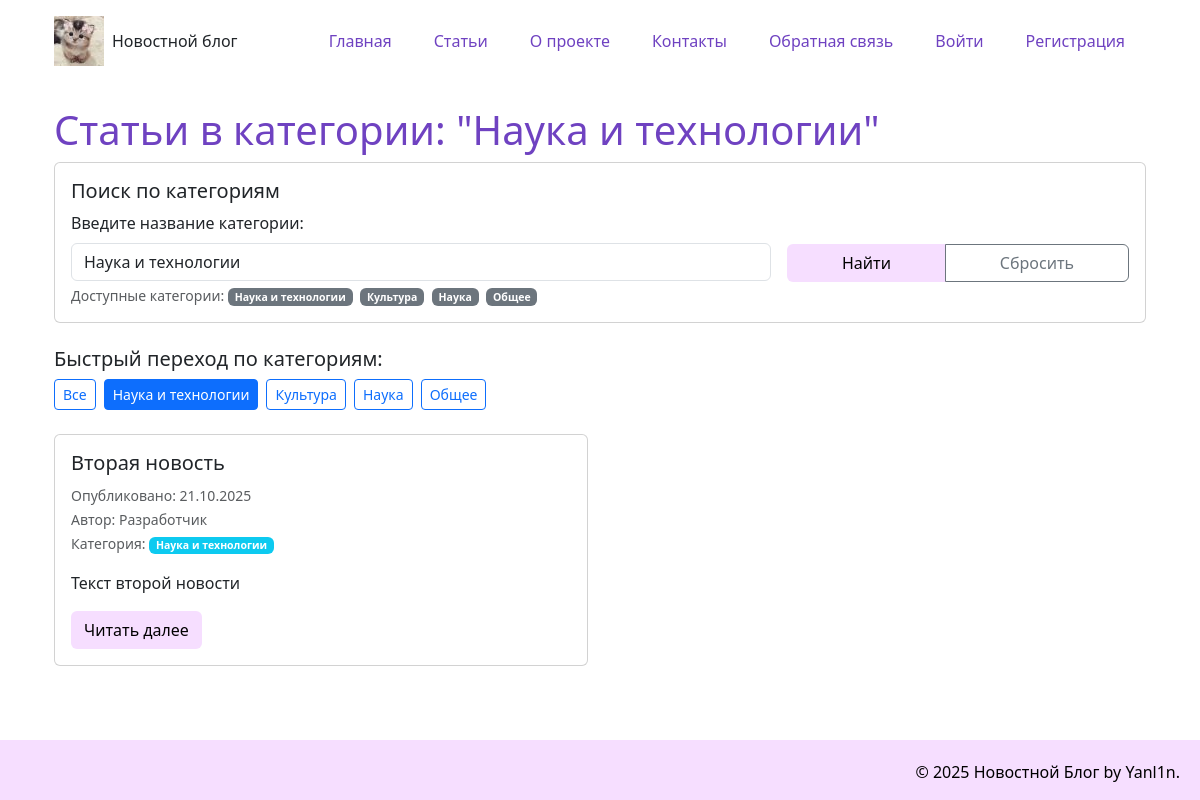
The app's page /articles/Наука и технологии with its own data.
### models.py (models this page shows, shortened)
class Article(data_base.Model):
    __tablename__= "article"
    id = data_base.Column(data_base.Integer, primary_key = True)
    title = data_base.Column(data_base.String(200), nullable=False)
    text = data_base.Column(data_base.Text, nullable=False)
    date = data_base.Column(data_base.DateTime, default=datetime.utcnow)
    user_id = data_base.Column(data_base.Integer, data_base.ForeignKey('user.id'), nullable=False)
    category = data_base.Column(data_base.String(50), default='Общая')
    comment = data_base.relation('Comment', backref='article', lazy='dynamic')

class User(UserMixin, data_base.Model):
    __tablename__= "user"
    id = data_base.Column(data_base.Integer, primary_key = True)
    name = data_base.Column(data_base.String(100), nullable=False)
    email = data_base.Column(data_base.String(100), nullable=False)
    hashed_password = data_base.Column(data_base.String(200), nullable=False)
    date = data_base.Column(data_base.DateTime, default=datetime.utcnow)
    articles = data_base.relationship('Article', backref='author', lazy=True)

### app.py (the view)
@app.route("/articles")
@app.route("/articles/<category>")
def articles_list(category=None):
    if category is None:
        category = request.args.get('category', '').strip()
    if category:
        category = unquote(category)
    categories = data_base.session.query(Article.category).distinct().all()
    categories = [cat[0] for cat in categories if cat[0]]
    if category and category not in categories:
        flash(f'Категория "{category}" не найдена', 'error')
        articles = []
    elif category:
        articles = Article.query.filter_by(category=category).order_by(Article.date.desc()).all()
    else:
        articles = Article.query.order_by(Article.date.desc()).all()
    return render_template('articles_list.html',
                         articles=articles,
                         current_category=category,
                         categories=categories)

### templates/articles_list.html (shortened to what this page needs)
{% extends 'base.html' %}
{% block content %}
<div class="row">
    <div class="col-12">
        <h1>
            {% if current_category %}
                Статьи в категории: "{{ current_category }}"
            {% else %}
                Все статьи
            {% endif %}
        </h1>
        <div class="card mb-4">
            <div class="card-body">
                <h5 class="card-title">Поиск по категориям</h5>
                <form method="GET" action="{{ url_for('articles_list') }}" class="row g-3">
                    <div class="col-md-8">
                        <label for="category" class="form-label">Введите название категории:</label>
                        <input type="text"
                               class="form-control"
                               id="category"
                               name="category"
                               value="{{ current_category }}"
                               placeholder="Например: Общее, Наука и технологии, Спорт...">
                        <div class="form-text">Доступные категории:
                            {% for cat in categories %}
                            <span class="badge bg-secondary me-1">{{ cat }}</span>
                            {% endfor %}
                        </div>
                    </div>
                    <div class="col-md-4 d-flex align-items-end">
                        <div class="btn-group w-100 mb-4">
                            <button type="submit" class="btn btn-custom">Найти</button>
                            {% if current_category %}
                            <a href="{{ url_for('articles_list') }}" class="btn btn-outline-secondary">Сбросить</a>
                            {% endif %}
                        </div>
                    </div>
                </form>
            </div>
        </div>
        <div class="categories-nav mb-4">
            <h5>Быстрый переход по категориям:</h5>
            <div class="d-flex flex-wrap gap-2">
                <a href="{{ url_for('articles_list') }}"
                   class="btn {% if not current_category%} btn-primary{% else %}btn-outline-primary{% endif %} btn-sm">
                    Все
                </a>
                {% for cat in categories %}
                    <a href="{{ url_for('articles_list', category=cat) }}"
                       class="btn {% if current_category == cat %}btn-primary{% else %}btn-outline-primary{% endif %} btn-sm">
                        {{ cat }}
                    </a>
                {% endfor %}
            </div>
        </div>
        {% if articles %}
        <div class="row">
            {% for article in articles %}
            <div class="col-md-6 mb-4">
                <div class="card h-100">
                    <div class="card-body">
                        <h5 class="card-title">
                            {{ article.title }}
                        </h5>
                        <p class="card-text">
                            <small class="text-muted">
                                Опубликовано: {{ article.date.strftime('%d.%m.%Y') }}<br>
                                Автор: {{ article.author.name }}<br>
                                Категория:
                                <span class="badge bg-info">{{ article.category }}</span>
                            </small>
                        </p>
                        <p class="card-text">{{ article.text[:150] }}{% if article.text|length > 150 %}...{% endif %}</p>
                        <a href="{{ url_for('news_article', id=article.id) }}" class="btn btn-custom">Читать далее</a>
                    </div>
                </div>
            </div>
            {% endfor %}
        </div>
        {% endif %}
    </div>
</div>
{% endblock %}

### static/css/main.css (style rules this page uses)
body { display: flex; flex-direction: column; min-height: 100vh; }
h1 { color:#6f42c1; }
.btn-custom { background-color: #F6DEFF; color: rgb(0, 0, 0); }

### records on screen
Article: category "Наука и технологии", title "Вторая новость", date "21.10.2025", author.name "Разработчик", text "Текст второй новости"
Article: category "Культура"
Article: category "Общее"

### other values on screen
{{ cat }} "Наука и технологии" "Наука"
